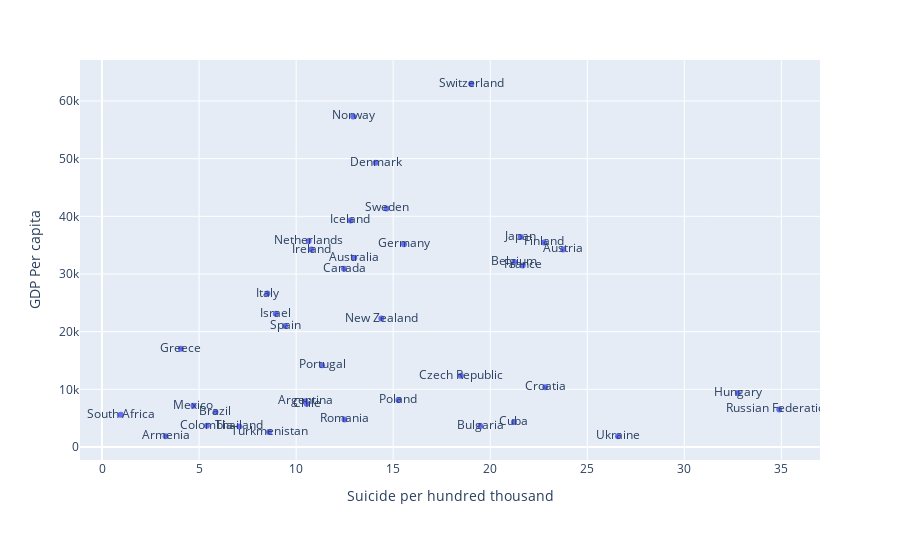

Here is the notebook cell this chart was saved with:
### Code cell
dff=df.groupby(["country"], as_index=False)[["sucid_in_hundredk","gdp_per_capita"]].mean()

scatterplot = px.scatter(
        data_frame=dff,
        x="sucid_in_hundredk",
        y="gdp_per_capita",
        hover_data=['country'],
        text="country",
        height=540, labels={
                     "sucid_in_hundredk": "Suicide per hundred thousand",
                     "gdp_per_capita": "GDP Per capita",})
scatterplot.show()

### Figure 1 — Plotly figure (JSON) as saved in the notebook; plotly's stock layout.template omitted (floating-point values rounded to 4 significant figures)
{"data": [{"customdata": [["Argentina"], ["Armenia"], ["Australia"], ["Austria"], ["Belgium"], ["Brazil"], ["Bulgaria"], ["Canada"], ["Chile"], ["Colombia"], ["Croatia"], ["Cuba"], ["Czech Republic"], ["Denmark"], ["Finland"], ["France"], ["Germany"], ["Greece"], ["Hungary"], ["Iceland"], ["Ireland"], ["Israel"], ["Italy"], ["Japan"], ["Mexico"], ["Netherlands"], ["New Zealand"], ["Norway"], ["Poland"], ["Portugal"], ["Romania"], ["Russian Federation"], ["South Africa"], ["Spain"], ["Sweden"], ["Switzerland"], ["Thailand"], ["Turkmenistan"], ["Ukraine"]], "hovertemplate": "Suicide per hundred thousand=%{x}<br>GDP Per capita=%{y}<br>country=%{customdata[0]}<extra></extra>", "legendgroup": "", "marker": {"color": "#636efa", "symbol": "circle"}, "mode": "markers+text", "name": "", "orientation": "v", "showlegend": false, "text": ["Argentina", "Armenia", "Australia", "Austria", "Belgium", "Brazil", "Bulgaria", "Canada", "Chile", "Colombia", "Croatia", "Cuba", "Czech Republic", "Denmark", "Finland", "France", "Germany", "Greece", "Hungary", "Iceland", "Ireland", "Israel", "Italy", "Japan", "Mexico", "Netherlands", "New Zealand", "Norway", "Poland", "Portugal", "Romania", "Russian Federation", "South Africa", "Spain", "Sweden", "Switzerland", "Thailand", "Turkmenistan", "Ukraine"], "type": "scatter", "x": [10.47, 3.276, 12.99, 23.76, 21.24, 5.846, 19.49, 12.47, 10.54, 5.402, 22.84, 21.22, 18.49, 14.1, 22.77, 21.68, 15.56, 4.065, 32.76, 12.8, 10.78, 8.952, 8.518, 21.57, 4.707, 10.65, 14.39, 12.94, 15.27, 11.34, 12.49, 34.89, 0.9645, 9.433, 14.66, 19.02, 7.074, 8.606, 26.58], "xaxis": "x", "y": [7914.0, 1874.0, 32780.0, 34260.0, 32070.0, 6091.0, 3640.0, 30890.0, 7493.0, 3709.0, 10360.0, 4351.0, 12370.0, 49300.0, 35470.0, 31480.0, 35160.0, 17020.0, 9370.0, 39270.0, 34230.0, 23130.0, 26600.0, 36400.0, 7138.0, 35710.0, 22280.0, 57320.0, 8146.0, 14180.0, 4791.0, 6519.0, 5590.0, 20980.0, 41360.0, 62980.0, 3572.0, 2618.0, 1868.0], "yaxis": "y"}], "layout": {"height": 540, "legend": {"tracegroupgap": 0}, "margin": {"t": 60}, "xaxis": {"anchor": "y", "domain": [0, 1], "title": {"text": "Suicide per hundred thousand"}}, "yaxis": {"anchor": "x", "domain": [0, 1], "title": {"text": "GDP Per capita"}}}}
